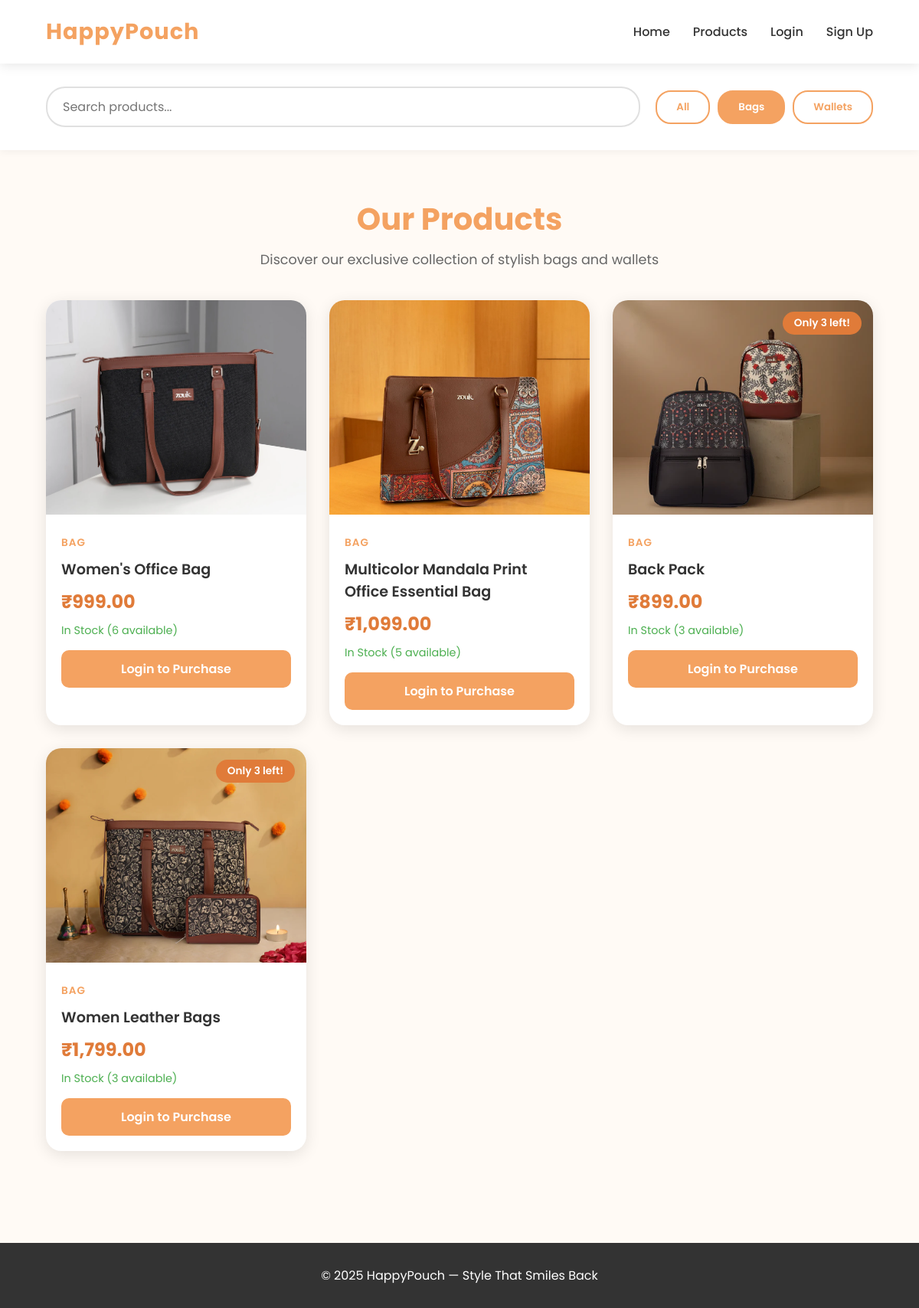
The app's page /products.php?category=Bag with its own data.
### tables this page shows
CREATE TABLE `products` (
  `id` int(11) NOT NULL,
  `title` varchar(100) NOT NULL,
  `price` decimal(10,2) NOT NULL,
  `image` varchar(255) NOT NULL,
  `quantity` int(11) DEFAULT 0,
  `category` varchar(50) DEFAULT 'Bag',
  `stock` int(11) NOT NULL DEFAULT 0
);

### User.php (called while the page is built, shortened)
<?php
class User {
    public static function isLoggedIn() {
        return isset($_SESSION['user_id']);
    }
}
?>

### Product.php (called while the page is built, shortened)
<?php
require_once("db.php");
class Product {
    private $conn;
    public function __construct() {
        global $conn;
        $this->conn = $conn;
    }
    public function getProductsByCategory($category) {
        try {
            $stmt = $this->conn->prepare("SELECT * FROM products WHERE category = ? ORDER BY id DESC");
            $stmt->bind_param("s", $category);
            $stmt->execute();
            $result = $stmt->get_result();
            $products = [];
            if ($result && $result->num_rows > 0) {
                while ($row = $result->fetch_assoc()) {
                    $products[] = $row;
                }
            }
            return $products;
        } catch (Exception $e) {
            error_log("Error fetching products by category: " . $e->getMessage());
            return [];
        }
    }
}
?>

### Products.php (the view, shortened to what this page needs)
<?php
require_once("db.php");
require_once("Product.php");
require_once("User.php");
$product = new Product();
$category = isset($_GET['category']) ? $_GET['category'] : 'all';
$search = isset($_GET['search']) ? $_GET['search'] : '';
if ($category === 'all') {
    $products = $product->getAllProducts();
} else {
    $products = $product->getProductsByCategory($category);
}
$isLoggedIn = User::isLoggedIn();
$currentUser = User::getCurrentUser();
?>
<!DOCTYPE html>
<html lang="en">
<head>
</head>
<body>
  <header>
    <h1 onclick="window.location.href='index.php'">HappyPouch</h1>
    <nav>
      <a href="index.php">Home</a>
      <a href="products.php">Products</a>
      <?php if ($isLoggedIn): ?>
        <a href="cart.php">
          <span class="cart-icon">🛒 <span class="cart-count" id="cartCount">0</span></span>
        </a>
        <div class="user-info">
          <span class="user-name"><?= htmlspecialchars($currentUser['name']) ?></span>
          <a href="logout.php">Logout</a>
        </div>
      <?php else: ?>
        <a href="login.php">Login</a>
        <a href="signup.php">Sign Up</a>
      <?php endif; ?>
    </nav>
  </header>
  <div class="filter-section">
    <div class="filter-container">
      <div class="search-box">
        <form method="GET" action="products.php">
          <input type="text" name="search" placeholder="Search products..." value="<?= htmlspecialchars($search) ?>">
        </form>
      </div>
      <div class="filter-buttons">
        <button class="filter-btn <?= $category === 'all' ? 'active' : '' ?>" onclick="window.location.href='products.php?category=all'">All</button>
        <button class="filter-btn <?= $category === 'Bag' ? 'active' : '' ?>" onclick="window.location.href='products.php?category=Bag'">Bags</button>
        <button class="filter-btn <?= $category === 'Wallet' ? 'active' : '' ?>" onclick="window.location.href='products.php?category=Wallet'">Wallets</button>
      </div>
    </div>
  </div>
  <div class="products-container">
    <div class="products-header">
      <h2>Our Products</h2>
      <p>Discover our exclusive collection of stylish bags and wallets</p>
    </div>
    <?php if (empty($products)): ?>
      <div class="empty-state">
        <h3>No products found</h3>
        <p>Try adjusting your search or filter to find what you're looking for.</p>
      </div>
    <?php else: ?>
      <div class="products-grid">
        <?php foreach ($products as $item): ?>
          <div class="product-card">
            <div style="position:relative;">
              <img src="uploads/<?= htmlspecialchars($item['image']) ?>" alt="<?= htmlspecialchars($item['title']) ?>" class="product-image">
              <?php if ($item['quantity'] < 5 && $item['quantity'] > 0): ?>
                <div class="product-badge">Only <?= $item['quantity'] ?> left!</div>
              <?php endif; ?>
            </div>
            <div class="product-info">
              <div class="product-category"><?= htmlspecialchars($item['category']) ?></div>
              <h3 class="product-title"><?= htmlspecialchars($item['title']) ?></h3>
              <div class="product-price">₹<?= number_format($item['price'], 2) ?></div>
              <div class="product-stock <?= $item['quantity'] > 0 ? 'in-stock' : 'out-stock' ?>">
                <?= $item['quantity'] > 0 ? "In Stock ({$item['quantity']} available)" : "Out of Stock" ?>
              </div>
              <?php if ($isLoggedIn): ?>
                <?php if ($item['quantity'] > 0): ?>
                  <button class="add-to-cart-btn" onclick="addToCart(<?= $item['id'] ?>)">Add to Cart</button>
                <?php else: ?>
                  <button class="add-to-cart-btn" disabled>Out of Stock</button>
                <?php endif; ?>
              <?php else: ?>
                <button class="add-to-cart-btn" onclick="window.location.href='login.php'">Login to Purchase</button>
              <?php endif; ?>
            </div>
          </div>
        <?php endforeach; ?>
      </div>
    <?php endif; ?>
  </div>
  <footer>
    <p>© 2025 HappyPouch — Style That Smiles Back</p>
  </footer>
</body>
</html>

### Products.php (style rules this page uses)
* { margin:0; padding:0; box-sizing:border-box; font-family:'Poppins',sans-serif; }
body { background:#fffaf5; color:#333; }
header { position:sticky; top:0; width:100%; background:rgba(255,255,255,0.98); backdrop-filter:blur(10px); display:flex; justify-content:space-between; align-items:center; padding:20px 60px; z-index:100; box-shadow:0 2px 15px rgba(0,0,0,0.1); }
header h1 { font-weight:700; color:#f4a261; font-size:1.8rem; letter-spacing:1px; cursor:pointer; }
nav { display:flex; align-items:center; gap:30px; }
nav a { text-decoration:none; color:#333; font-weight:500; transition:0.3s; position:relative; }
nav a::after { content:''; position:absolute; bottom:-5px; left:0; width:0; height:2px; background:#f4a261; transition:0.3s; }
.filter-section { background:white; padding:30px 60px; box-shadow:0 2px 10px rgba(0,0,0,0.05); }
.filter-container { display:flex; justify-content:space-between; align-items:center; gap:20px; flex-wrap:wrap; }
.search-box { flex:1; min-width:300px; }
.search-box input { width:100%; padding:12px 20px; border:2px solid #e0e0e0; border-radius:25px; font-size:1rem; transition:0.3s; }
.filter-buttons { display:flex; gap:10px; }
.filter-btn { padding:10px 25px; border:2px solid #f4a261; background:white; color:#f4a261; border-radius:20px; cursor:pointer; font-weight:600; transition:0.3s; }
.filter-btn:hover, .filter-btn.active { background:#f4a261; color:white; }
.products-container { padding:60px; max-width:1400px; margin:0 auto; }
.products-header { text-align:center; margin-bottom:40px; }
.products-header h2 { font-size:2.5rem; color:#f4a261; margin-bottom:10px; }
.products-header p { color:#666; font-size:1.1rem; }
.products-grid { display:grid; grid-template-columns:repeat(auto-fill, minmax(280px, 1fr)); gap:30px; }
.product-card { background:white; border-radius:20px; overflow:hidden; box-shadow:0 5px 20px rgba(0,0,0,0.1); transition:0.3s; cursor:pointer; }
.product-image { width:100%; height:280px; object-fit:cover; position:relative; }
.product-badge { position:absolute; top:15px; right:15px; background:#e07b39; color:white; padding:5px 15px; border-radius:20px; font-size:0.85rem; font-weight:600; }
.product-info { padding:20px; }
.product-category { color:#f4a261; font-size:0.85rem; font-weight:600; text-transform:uppercase; letter-spacing:1px; }
.product-title { font-size:1.2rem; font-weight:600; margin:10px 0; color:#333; }
.product-price { font-size:1.5rem; color:#e07b39; font-weight:700; margin:10px 0; }
.product-stock { font-size:0.9rem; color:#666; margin-bottom:15px; }
.product-stock.in-stock { color:#4caf50; }
.add-to-cart-btn { width:100%; padding:12px; background:#f4a261; color:white; border:none; border-radius:10px; font-weight:600; cursor:pointer; transition:0.3s; font-size:1rem; }
footer { background:#333; color:white; text-align:center; padding:30px; margin-top:60px; }

### records on screen
products: image (picture), category "BAG", title "Women's Office Bag", price "999.00", quantity "6"
products: image (picture), category "BAG", title "Multicolor Mandala Print Office Essential Bag", price "1,099.00", quantity "5"
products: image (picture), quantity "3", category "BAG", title "Back Pack", price "899.00"
products: image (picture), quantity "3", category "BAG", title "Women Leather Bags", price "1,799.00"
